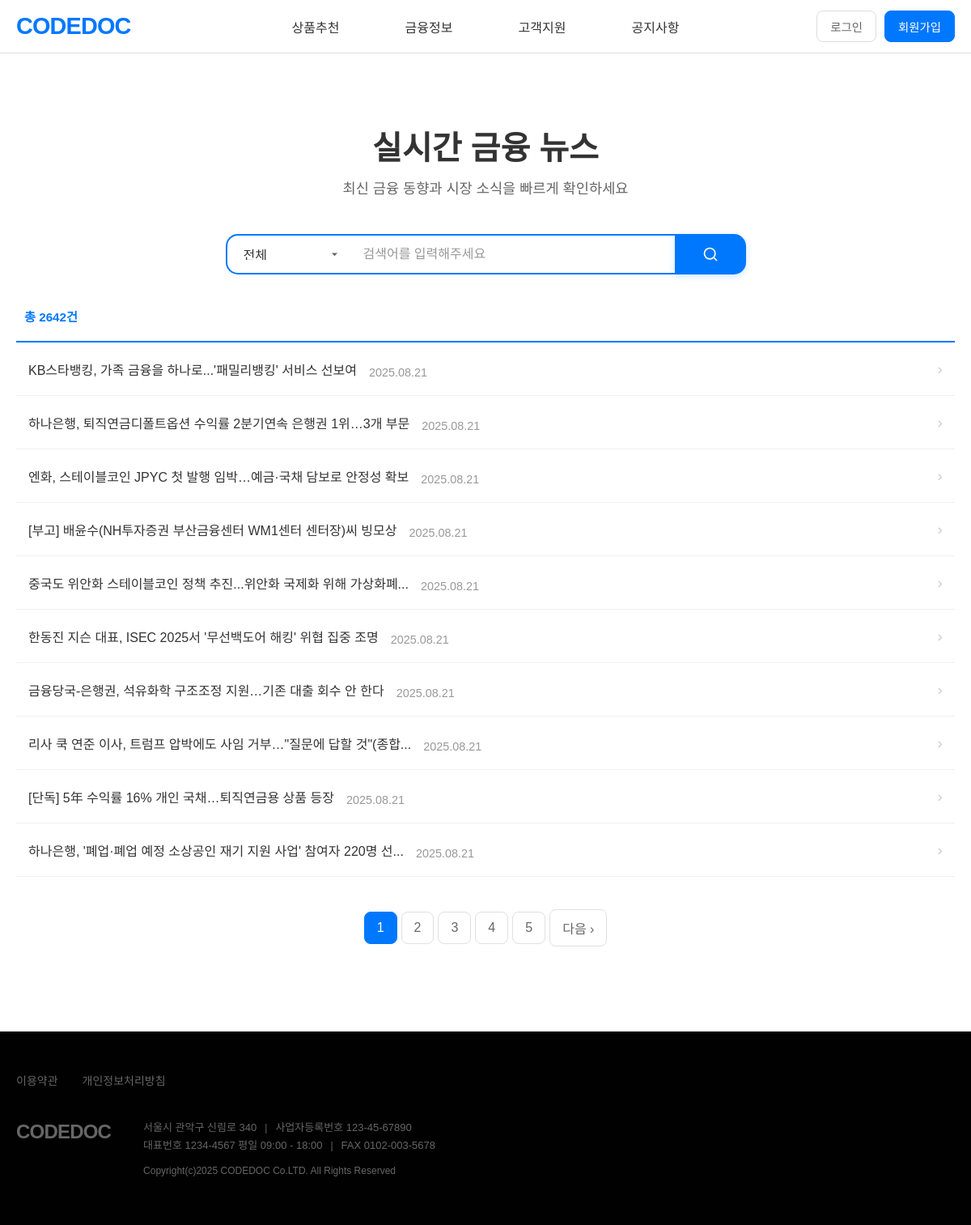
Before: /news/ with the older database file.
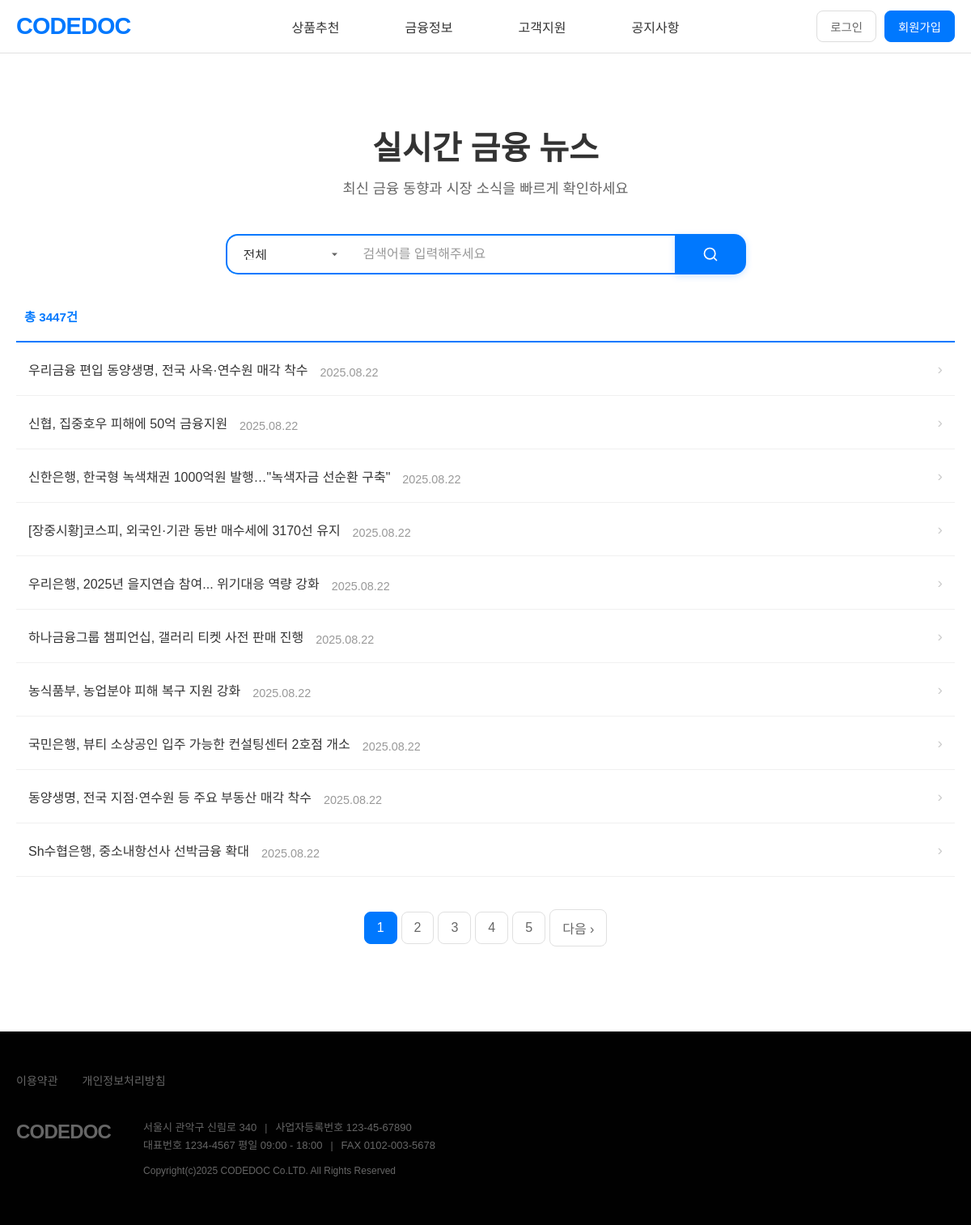
After: the same page with the newer database file.
### news/models.py (models this page shows, shortened)
class News(models.Model):
    CATEGORY_CHOICES = [
        ('주식/증권', '주식/증권'),
        ('채권', '채권'),
        ('금리', '금리'),
        ('환율/외환', '환율/외환'),
        ('부동산', '부동산'),
        ('은행/대출', '은행/대출'),
        ('보험/연금', '보험/연금'),
        ('투자/자산관리', '투자/자산관리'),
        ('경제지표', '경제지표'),
        ('정책/규제', '정책/규제'),
        ('기타금융', '기타금융'),
    ]
    title = models.CharField(max_length=500)
    description = models.TextField()
    link = models.URLField(max_length=1000)
    category = models.CharField(max_length=50, choices=CATEGORY_CHOICES, default='기타금융')
    source = models.CharField(max_length=100, default='네이버 뉴스')
    pub_date = models.CharField(max_length=20)  # 원본 날짜 형식 저장
    collected_time = models.DateTimeField(default=timezone.now)
    class Meta:
        ordering = ['-collected_time']
        unique_together = ['title', 'link']  # 중복 방지

### news/views.py (the view, shortened to what this page needs)
# urls.py: path('', views.news_list, name='news_list'),
def news_list(request):
    category = request.GET.get('category', '')
    search_term = request.GET.get('search', '')
    page_number = int(request.GET.get('page', 1))
    news_queryset = News.objects.all().order_by('-pub_date')
    if category and category != 'all':
        news_queryset = news_queryset.filter(category=category)
    if search_term:
        news_queryset = news_queryset.filter(
            Q(title__icontains=search_term) |
            Q(description__icontains=search_term)
        )
    total_count = news_queryset.count()
    total_pages = (total_count + 9) // 10  # 올림 계산
    start_index = (page_number - 1) * 10
    end_index = start_index + 10
    current_news = list(news_queryset[start_index:end_index])
    has_previous = page_number > 1
    has_next = page_number < total_pages
    previous_page = page_number - 1 if has_previous else None
    next_page = page_number + 1 if has_next else None
    start_page = max(1, page_number - 2)
    end_page = min(total_pages, start_page + 4)
    if end_page - start_page < 4:
        start_page = max(1, end_page - 4)
    page_range = range(start_page, end_page + 1)
    categories = News.CATEGORY_CHOICES
    class CustomPageObj:
        def __init__(self, object_list, number):
            self.object_list = object_list
            self.number = number
        def __iter__(self):
            return iter(self.object_list)
        def has_previous(self):
            return has_previous
        def has_next(self):
            return has_next
        def next_page_number(self):
            return next_page
        def has_other_pages(self):
            return total_pages > 1
    class CustomPaginator:
        def __init__(self):
            self.num_pages = total_pages
            self.page_range = page_range
    page_obj = CustomPageObj(current_news, page_number)
    page_obj.paginator = CustomPaginator()
    context = {
        'page_obj': page_obj,
        'categories': categories,
        'current_category': category,
        'current_search': search_term,
        'total_count': total_count
    }
    return render(request, 'news/news_list.html', context)

### home/context_processors.py (called while the page is built)
def static_version(request):
    return {
        'STATIC_VERSION': getattr(settings, 'STATIC_VERSION', '1.0.0')
    }

### news/templates/news/news_list.html (shortened to what this page needs)
{% extends 'base.html' %}
{% load static %}
{% block extra_css %}
<link rel="stylesheet" href="{% static 'news/css/news_list.css' %}?v={{ STATIC_VERSION }}">
<link href="https://cdnjs.cloudflare.com/ajax/libs/font-awesome/6.0.0/css/all.min.css" rel="stylesheet">
{% endblock %}
{% block content %}
<div class="news-container">
    <div class="news-header">
        <div class="page-header">
            <h1 class="page-title">실시간 금융 뉴스</h1>
            <p class="page-subtitle">최신 금융 동향과 시장 소식을 빠르게 확인하세요</p>
        </div>
    </div>
    <div class="search-section">
        <form method="GET" id="newsFilterForm">
            <div class="search-bar">
                <div class="category-dropdown">
                    <select name="category" class="category-select" onchange="this.form.submit()">
                        <option value="all" {% if not current_category or current_category == 'all' %}selected{% endif %}>전체</option>
                    </select>
                </div>
                <input type="text" placeholder="검색어를 입력해주세요" class="search-input" name="search" value="{{ current_search|default:'' }}">
                <button type="submit" class="news-search-btn">
                    <svg width="20" height="20" viewBox="0 0 24 24" fill="none">
                        <circle cx="11" cy="11" r="8" stroke="white" stroke-width="2"/>
                        <path d="m21 21-4.35-4.35" stroke="white" stroke-width="2" stroke-linecap="round" stroke-linejoin="round"/>
                    </svg>
                </button>
            </div>
        </form>
    </div>
    <div class="news-content-list">
        <div class="news-stats">
            <span class="total-count">총 {{ total_count }}건</span>
        </div>
        <div class="news-list">
            {% for news in page_obj %}
                <div class="news-item">
                    <div class="news-main">
                        <h3 class="news-title">
                            <a href="{{ news.link }}" target="_blank">
                                {{ news.title }}
                            </a>
                        </h3>
                        <span class="news-date">{{ news.pub_date }}</span>
                    </div>
                    <div class="news-arrow">
                        <span>›</span>
                    </div>
                </div>
            {% empty %}
                <div class="no-news">
                    <p>등록된 뉴스가 없습니다.</p>
                </div>
            {% endfor %}
        </div>
        {% if page_obj.has_other_pages %}
            <div class="pagination-container">
                <div class="pagination">
                    {% for num in page_obj.paginator.page_range %}
                        {% if num <= 5 %}
                            {% if page_obj.number == num %}
                                <span class="current">{{ num }}</span>
                            {% else %}
                                <a href="?page={{ num }}{% if current_category %}&category={{ current_category }}{% endif %}{% if current_search %}&search={{ current_search }}{% endif %}">{{ num }}</a>
                            {% endif %}
                        {% endif %}
                    {% endfor %}
                    {% if page_obj.has_next %}
                        <a href="?page={{ page_obj.next_page_number }}{% if current_category %}&category={{ current_category }}{% endif %}{% if current_search %}&search={{ current_search }}{% endif %}">다음 &rsaquo;</a>
                    {% endif %}
                </div>
            </div>
        {% endif %}
    </div>
</div>
{% endblock %}

Changed rows visible on the page:
no longer on this page (row unchanged): News: title "KB스타뱅킹, 가족 금융을 하나로...'패밀리뱅킹' 서비스 선보여", pub_date "2025.08.21"
no longer on this page (row unchanged): News: title "하나은행, 퇴직연금디폴트옵션 수익률 2분기연속 은행권 1위…3개 부문", pub_date "2025.08.21"
no longer on this page (row unchanged): News: title "엔화, 스테이블코인 JPYC 첫 발행 임박…예금·국채 담보로 안정성 확보", pub_date "2025.08.21"
no longer on this page (row unchanged): News: title "[부고] 배윤수(NH투자증권 부산금융센터 WM1센터 센터장)씨 빙모상", pub_date "2025.08.21"
no longer on this page (row unchanged): News: title "중국도 위안화 스테이블코인 정책 추진...위안화 국제화 위해 가상화폐...", pub_date "2025.08.21"
no longer on this page (row unchanged): News: title "한동진 지슨 대표, ISEC 2025서 '무선백도어 해킹' 위협 집중 조명", pub_date "2025.08.21"
no longer on this page (row unchanged): News: title "금융당국-은행권, 석유화학 구조조정 지원…기존 대출 회수 안 한다", pub_date "2025.08.21"
no longer on this page (row unchanged): News: title "리사 쿡 연준 이사, 트럼프 압박에도 사임 거부…\"질문에 답할 것\"(종합...", pub_date "2025.08.21"
no longer on this page (row unchanged): News: title "[단독] 5年 수익률 16% 개인 국채…퇴직연금용 상품 등장", pub_date "2025.08.21"
no longer on this page (row unchanged): News: title "하나은행, '폐업·폐업 예정 소상공인 재기 지원 사업' 참여자 220명 선...", pub_date "2025.08.21"
added News: title "우리금융 편입 동양생명, 전국 사옥·연수원 매각 착수", pub_date "2025.08.22"
added News: title "신협, 집중호우 피해에 50억 금융지원", pub_date "2025.08.22"
added News: title "신한은행, 한국형 녹색채권 1000억원 발행…\"녹색자금 선순환 구축\"", pub_date "2025.08.22"
added News: title "[장중시황]코스피, 외국인·기관 동반 매수세에 3170선 유지", pub_date "2025.08.22"
added News: title "우리은행, 2025년 을지연습 참여... 위기대응 역량 강화", pub_date "2025.08.22"
added News: title "하나금융그룹 챔피언십, 갤러리 티켓 사전 판매 진행", pub_date "2025.08.22"
added News: title "농식품부, 농업분야 피해 복구 지원 강화", pub_date "2025.08.22"
added News: title "국민은행, 뷰티 소상공인 입주 가능한 컨설팅센터 2호점 개소", pub_date "2025.08.22"
added News: title "동양생명, 전국 지점·연수원 등 주요 부동산 매각 착수", pub_date "2025.08.22"
added News: title "Sh수협은행, 중소내항선사 선박금융 확대", pub_date "2025.08.22"
Other visible differences:
{{ total_count }}: "2642" → "3447"
